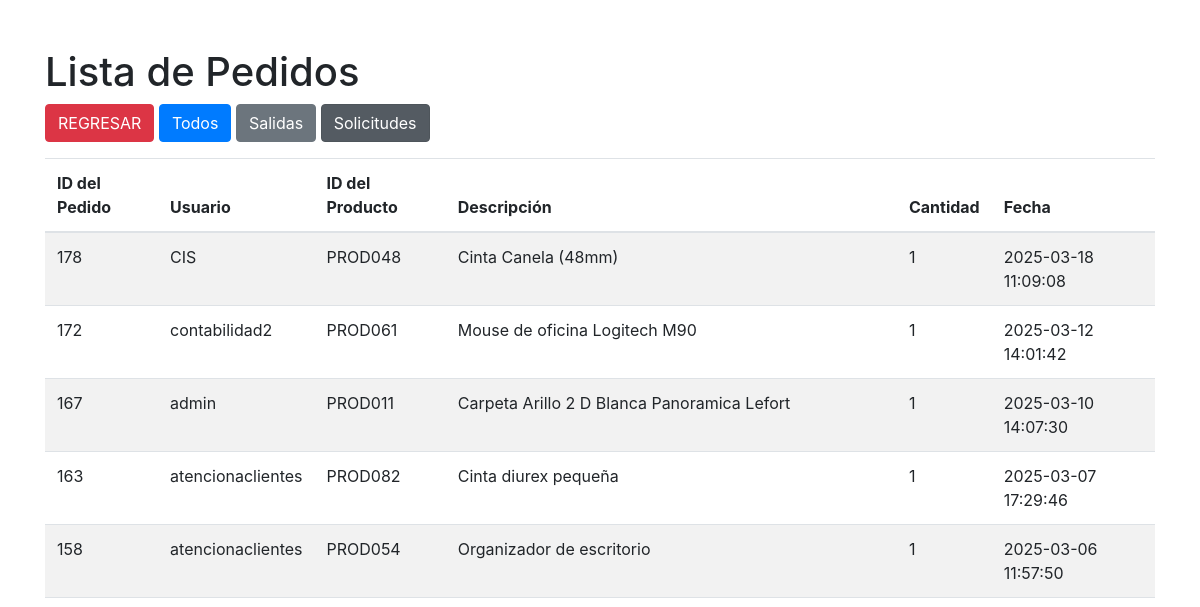
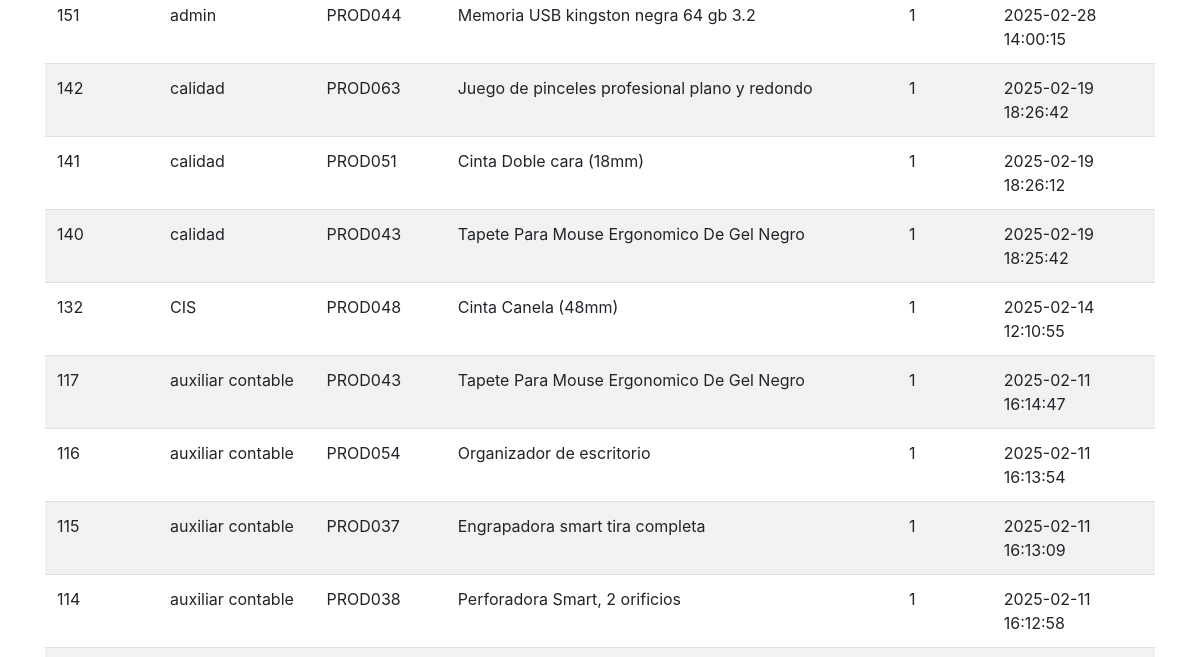
Before: /PAPELERIA/pedidos.php?tipo=solicitudes (signed in, upper part) with the older database file (2 pictures, top to bottom).
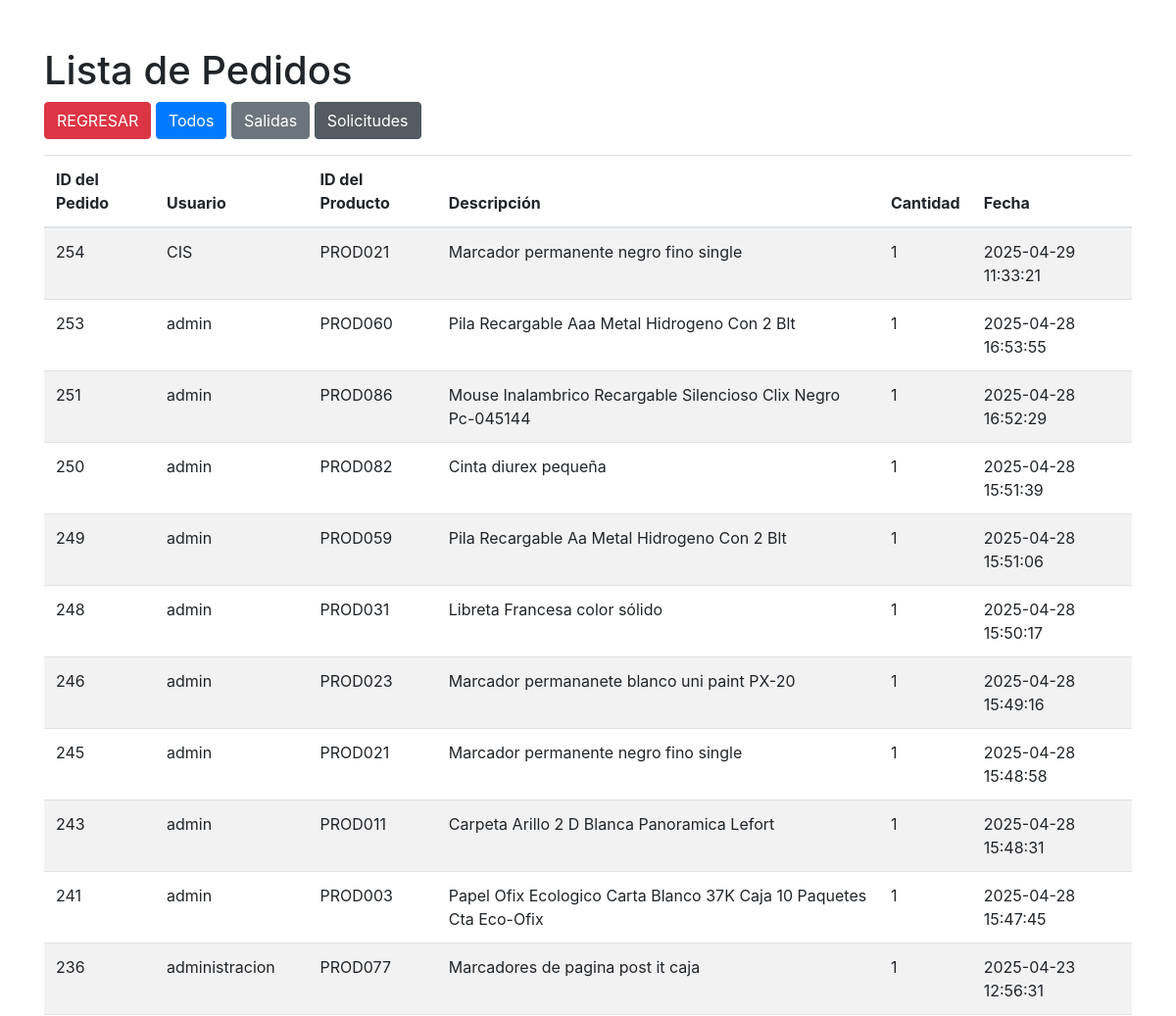
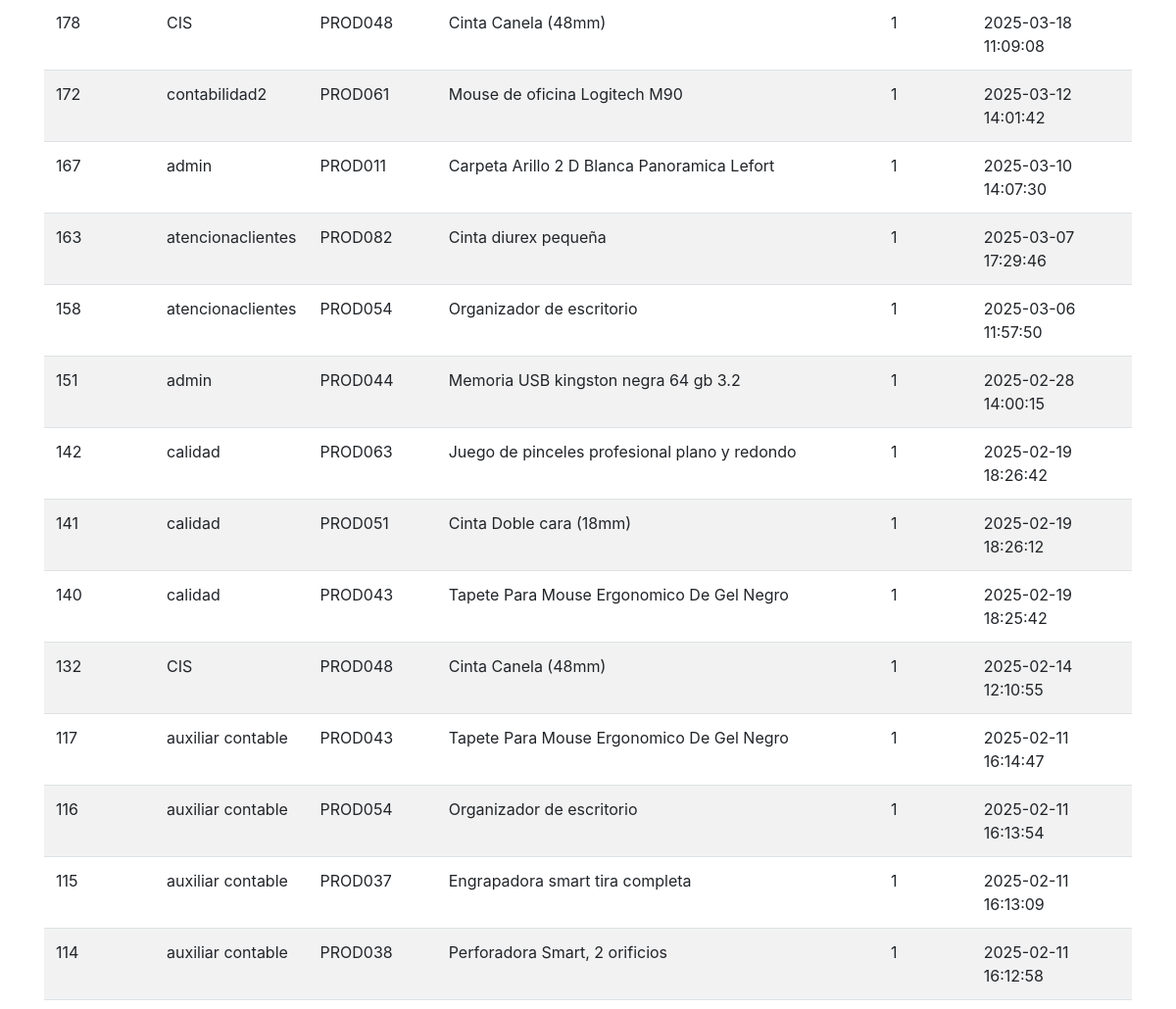
After: the same page with the newer database file (2 pictures, top to bottom).
### tables this page shows
CREATE TABLE `pedidos` (
  `id` int(11) NOT NULL,
  `usuario_id` int(11) DEFAULT NULL,
  `producto_id` varchar(10) DEFAULT NULL,
  `cantidad` int(11) DEFAULT NULL,
  `fecha` datetime DEFAULT current_timestamp(),
  `tipo` varchar(20) NOT NULL,
  `justificacion` text DEFAULT NULL
);

CREATE TABLE `users` (
  `id` int(11) NOT NULL,
  `username` varchar(50) NOT NULL,
  `password` varchar(90) NOT NULL,
  `role` varchar(50) DEFAULT NULL,
  `nombre` varchar(50) NOT NULL,
  `apellido` varchar(80) NOT NULL
);

CREATE TABLE `productos` (
  `id` varchar(10) NOT NULL,
  `imagen` varchar(255) NOT NULL,
  `descripcion` text NOT NULL,
  `activo` tinyint(1) NOT NULL DEFAULT 1,
  `stock` int(11) NOT NULL DEFAULT 10,
  `presentacion` varchar(80) DEFAULT NULL,
  `created_at` timestamp NOT NULL DEFAULT current_timestamp()
);

### role.php (called while the page is built, shortened)
<?php
if (isset($_SESSION['username'])) {
    $username = $_SESSION['username'];
    $query = $conn->prepare("SELECT role, nombre, apellido FROM users WHERE username = ?");
    $query->bind_param("s", $username);
    $query->execute();
    $result = $query->get_result();
    $user = $result->fetch_assoc();
    if ($user) {
        $role = $user['role'];
    } else {
        echo "Usuario no encontrado.";
    }
} else {
    echo "No has iniciado sesión.";
}
?>

### PAPELERIA/pedidos.php (the view, shortened to what this page needs)
<?php
require 'C:\xampp\htdocs\db_connect.php';
require 'C:\xampp\htdocs\role.php';
$filtro_tipo = isset($_GET['tipo']) ? $_GET['tipo'] : 'todos';
$query = "SELECT
            p.id AS pedido_id,
            u.username,
            pr.id AS producto_id,
            pr.descripcion,
            p.cantidad,
            p.fecha
          FROM pedidos p
          JOIN users u ON p.usuario_id = u.id
          JOIN productos pr ON p.producto_id = pr.id";
if ($filtro_tipo === 'salidas') {
    $query .= " WHERE p.tipo = 'salida'";
} elseif ($filtro_tipo === 'solicitudes') {
    $query .= " WHERE p.tipo = 'solicitud'";
}
$query .= " ORDER BY p.fecha DESC";
$result = $conn->query($query);
?>
<!DOCTYPE html>
<html lang="es">
<head>
    <link href="https://stackpath.bootstrapcdn.com/bootstrap/4.5.2/css/bootstrap.min.css" rel="stylesheet">
</head>
<body>
    <?php if ($role === 'admin'): ?>
    <div class="container mt-5">
        <h1>Lista de Pedidos</h1>
        <div class="mb-3">
            <a href="papeleria.php" class="btn btn-danger" id="">REGRESAR</a>
            <a href="?tipo=todos" class="btn btn-primary <?php echo $filtro_tipo === 'todos' ? 'active' : ''; ?>">Todos</a>
            <a href="?tipo=salidas" class="btn btn-secondary <?php echo $filtro_tipo === 'salidas' ? 'active' : ''; ?>">Salidas</a>
            <a href="?tipo=solicitudes" class="btn btn-secondary <?php echo $filtro_tipo === 'solicitudes' ? 'active' : ''; ?>">Solicitudes</a>
        </div>
        <?php if ($result->num_rows > 0): ?>
            <table class="table table-striped">
                <thead>
                    <tr>
                        <th>ID del Pedido</th>
                        <th>Usuario</th>
                        <th>ID del Producto</th>
                        <th>Descripción</th>
                        <th>Cantidad</th>
                        <th>Fecha</th>
                    </tr>
                </thead>
                <tbody>
                    <?php while ($row = $result->fetch_assoc()): ?>
                        <tr>
                            <td><?php echo htmlspecialchars($row['pedido_id']); ?></td>
                            <td><?php echo htmlspecialchars($row['username']); ?></td>
                            <td><?php echo htmlspecialchars($row['producto_id']); ?></td>
                            <td><?php echo htmlspecialchars($row['descripcion']); ?></td>
                            <td><?php echo htmlspecialchars($row['cantidad']); ?></td>
                            <td><?php echo htmlspecialchars($row['fecha']); ?></td>
                        </tr>
                    <?php endwhile; ?>
                </tbody>
            </table>
        <?php else: ?>
            <div class="alert alert-warning" role="alert">
                No hay pedidos registrados.
            </div>
        <?php endif; ?>
    </div>
    <?php
    else:
        echo "NO TIENE PERMISOS PARA VER ESTA PÁGINA";
        echo '<br><a href= papeleria.php>regresar</a>';
    endif;
    ?>
</body>
</html>

Changed rows visible on the page:
added pedidos: id "254", usuario.username "CIS", producto "PROD021", producto.descripcion "Marcador permanente negro fino single", cantidad "1", fecha "2025-04-29 11:33:21"
added pedidos: id "253", usuario.username "admin", producto "PROD060", producto.descripcion "Pila Recargable Aaa Metal Hidrogeno Con 2 Blt", cantidad "1", fecha "2025-04-28 16:53:55"
added pedidos: id "251", usuario.username "admin", producto "PROD086", producto.descripcion "Mouse Inalambrico Recargable Silencioso Clix Negro Pc-045144", cantidad "1", fecha "2025-04-28 16:52:29"
added pedidos: id "250", usuario.username "admin", producto "PROD082", producto.descripcion "Cinta diurex pequeña", cantidad "1", fecha "2025-04-28 15:51:39"
added pedidos: id "249", usuario.username "admin", producto "PROD059", producto.descripcion "Pila Recargable Aa Metal Hidrogeno Con 2 Blt", cantidad "1", fecha "2025-04-28 15:51:06"
added pedidos: id "248", usuario.username "admin", producto "PROD031", producto.descripcion "Libreta Francesa color sólido", cantidad "1", fecha "2025-04-28 15:50:17"
added pedidos: id "246", usuario.username "admin", producto "PROD023", producto.descripcion "Marcador permananete blanco uni paint PX-20", cantidad "1", fecha "2025-04-28 15:49:16"
added pedidos: id "245", usuario.username "admin", producto "PROD021", producto.descripcion "Marcador permanente negro fino single", cantidad "1", fecha "2025-04-28 15:48:58"
added pedidos: id "243", usuario.username "admin", producto "PROD011", producto.descripcion "Carpeta Arillo 2 D Blanca Panoramica Lefort", cantidad "1", fecha "2025-04-28 15:48:31"
added pedidos: id "241", usuario.username "admin", producto "PROD003", producto.descripcion "Papel Ofix Ecologico Carta Blanco 37K Caja 10 Paquetes Cta Eco-Ofix", cantidad "1", fecha "2025-04-28 15:47:45"
added pedidos: id "236", usuario.username "administracion", producto "PROD077", producto.descripcion "Marcadores de pagina post it caja", cantidad "1", fecha "2025-04-23 12:56:31"
